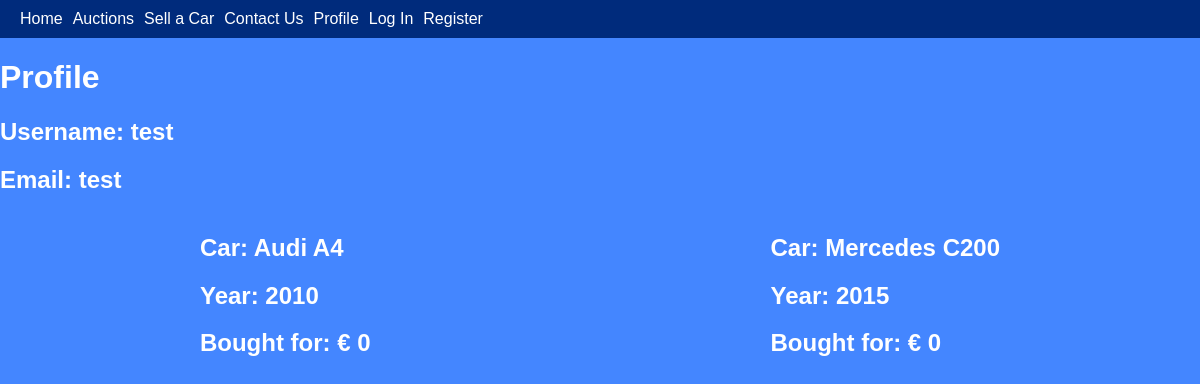
The app's page /profile/ (signed in) with its own data.
### flask-project/models/user.py (models this page shows)
class User(db.Model):
    __tablename__ = "user"
    id = db.Column(db.Integer, primary_key=True)
    username = db.Column(db.String(80), unique=True, nullable=False)
    email = db.Column(db.String(120), unique=True, nullable=False)
    password = db.Column(db.String(120), unique=False, nullable=False)

### flask-project/models/car.py (models this page shows)
class Car(db.Model):
    __tablename__ = "car"
    id = db.Column(db.Integer, primary_key=True)
    brand = db.Column(db.String(80), unique=False, nullable=False)
    model = db.Column(db.String(120), unique=False, nullable=False)
    year = db.Column(db.Integer, unique=False, nullable=False)
    condition = db.Column(db.String(120), unique=False, nullable=False)
    mileage = db.Column(db.Integer, unique=False, nullable=False)
    owner_id = db.Column(db.Integer, db.ForeignKey('user.id'), nullable=False)

### flask-project/routes/profile/profile.py (the view)
@profile.route("/")
@login_required
def get():
    user = User.query.filter_by(id=session["user_id"]).first()
    cars = Car.query.filter_by(owner_id=user.id).all()
    for car in cars:
        auction = Auction.query.filter_by(car_id=car.id).filter_by(status="closed").first()
        print(auction)
        if auction:
            car.price = auction.price
        else:
            car.price = 0
    return render_template("profile.html", user=user, cars=cars)

### flask-project/routes/auth/auth.py (called while the page is built)
def login_required(f):
    @wraps(f)
    def decorated_function(*args, **kwargs):
        if session.get("user_id") is None:
            return redirect(url_for("login", next=request.url))
        return f(*args, **kwargs)
    return decorated_function

### flask-project/routes/profile/templates/profile.html (shortened to what this page needs)
<!DOCTYPE html>
<html>
<head>
    <link rel="stylesheet" type="text/css" href="/static/profile.css">
</head>
</html>
{% include 'navbar.html' %}
<h1>Profile</h1>
<h2>Username: {{ user.username }}</h2>
<h2>Email: {{ user.email }}</h2>
<div class="content">
    {% for car in cars %}
    <div class="card">
        <h2>Car: {{ car.brand }} {{ car.model }}</h2>
        <h2>Year: {{ car.year }}</h2>
        <h2>Bought for: € {{ car.price }}</h2>
    </div>
    {% endfor %}
</div>
</body>
</html>

### flask-project/static/profile.css (style rules this page uses)
.card { margin: 0 auto; float: none; margin-bottom: 10px; }
.content { display: flex; flex-direction: row; flex-wrap: wrap; }

### records on screen
User: username "test", email "test"
Car: brand "Audi", model "A4", year "2010", price "0"
Car: brand "Mercedes", model "C200", year "2015", price "0"
